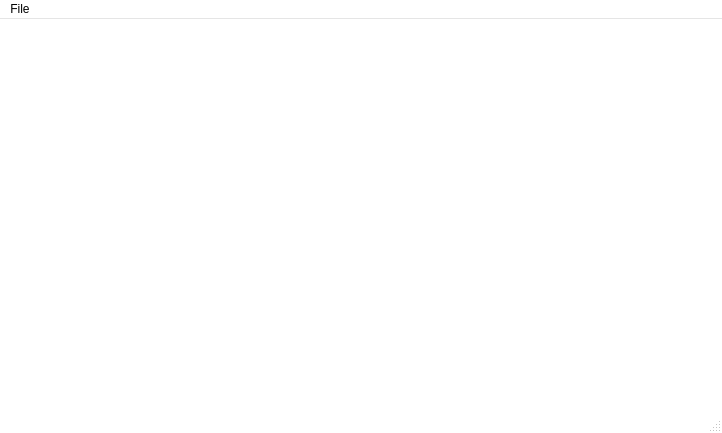
<?xml version="1.0" encoding="UTF-8"?>
<ui version="4.0">
 <class>MainWindow</class>
 <widget class="QMainWindow" name="MainWindow">
  <property name="geometry">
   <rect>
    <x>0</x>
    <y>0</y>
    <width>722</width>
    <height>433</height>
   </rect>
  </property>
  <property name="palette">
   <palette>
    <active>
     <colorrole role="WindowText">
      <brush brushstyle="SolidPattern">
       <color alpha="255">
        <red>0</red>
        <green>0</green>
        <blue>0</blue>
       </color>
      </brush>
     </colorrole>
     <colorrole role="Button">
      <brush brushstyle="SolidPattern">
       <color alpha="255">
        <red>255</red>
        <green>255</green>
        <blue>255</blue>
       </color>
      </brush>
     </colorrole>
     <colorrole role="Light">
      <brush brushstyle="SolidPattern">
       <color alpha="255">
        <red>255</red>
        <green>255</green>
        <blue>255</blue>
       </color>
      </brush>
     </colorrole>
     <colorrole role="Midlight">
      <brush brushstyle="SolidPattern">
       <color alpha="255">
        <red>255</red>
        <green>255</green>
        <blue>255</blue>
       </color>
      </brush>
     </colorrole>
     <colorrole role="Dark">
      <brush brushstyle="SolidPattern">
       <color alpha="255">
        <red>127</red>
        <green>127</green>
        <blue>127</blue>
       </color>
      </brush>
     </colorrole>
     <colorrole role="Mid">
      <brush brushstyle="SolidPattern">
       <color alpha="255">
        <red>170</red>
        <green>170</green>
        <blue>170</blue>
       </color>
      </brush>
     </colorrole>
     <colorrole role="Text">
      <brush brushstyle="SolidPattern">
       <color alpha="255">
        <red>0</red>
        <green>0</green>
        <blue>0</blue>
       </color>
      </brush>
     </colorrole>
     <colorrole role="BrightText">
      <brush brushstyle="SolidPattern">
       <color alpha="255">
        <red>255</red>
        <green>255</green>
        <blue>255</blue>
       </color>
      </brush>
     </colorrole>
     <colorrole role="ButtonText">
      <brush brushstyle="SolidPattern">
       <color alpha="255">
        <red>0</red>
        <green>0</green>
        <blue>0</blue>
       </color>
      </brush>
     </colorrole>
     <colorrole role="Base">
      <brush brushstyle="SolidPattern">
       <color alpha="255">
        <red>255</red>
        <green>255</green>
        <blue>255</blue>
       </color>
      </brush>
     </colorrole>
     <colorrole role="Window">
      <brush brushstyle="SolidPattern">
       <color alpha="255">
        <red>255</red>
        <green>255</green>
        <blue>255</blue>
       </color>
      </brush>
     </colorrole>
     <colorrole role="Shadow">
      <brush brushstyle="SolidPattern">
       <color alpha="255">
        <red>0</red>
        <green>0</green>
        <blue>0</blue>
       </color>
      </brush>
     </colorrole>
     <colorrole role="AlternateBase">
      <brush brushstyle="SolidPattern">
       <color alpha="255">
        <red>255</red>
        <green>255</green>
        <blue>255</blue>
       </color>
      </brush>
     </colorrole>
     <colorrole role="ToolTipBase">
      <brush brushstyle="SolidPattern">
       <color alpha="255">
        <red>255</red>
        <green>255</green>
        <blue>220</blue>
       </color>
      </brush>
     </colorrole>
     <colorrole role="ToolTipText">
      <brush brushstyle="SolidPattern">
       <color alpha="255">
        <red>0</red>
        <green>0</green>
        <blue>0</blue>
       </color>
      </brush>
     </colorrole>
    </active>
    <inactive>
     <colorrole role="WindowText">
      <brush brushstyle="SolidPattern">
       <color alpha="255">
        <red>0</red>
        <green>0</green>
        <blue>0</blue>
       </color>
      </brush>
     </colorrole>
     <colorrole role="Button">
      <brush brushstyle="SolidPattern">
       <color alpha="255">
        <red>255</red>
        <green>255</green>
        <blue>255</blue>
       </color>
      </brush>
     </colorrole>
     <colorrole role="Light">
      <brush brushstyle="SolidPattern">
       <color alpha="255">
        <red>255</red>
        <green>255</green>
        <blue>255</blue>
       </color>
      </brush>
     </colorrole>
     <colorrole role="Midlight">
      <brush brushstyle="SolidPattern">
       <color alpha="255">
        <red>255</red>
        <green>255</green>
        <blue>255</blue>
       </color>
      </brush>
     </colorrole>
     <colorrole role="Dark">
      <brush brushstyle="SolidPattern">
       <color alpha="255">
        <red>127</red>
        <green>127</green>
        <blue>127</blue>
       </color>
      </brush>
     </colorrole>
     <colorrole role="Mid">
      <brush brushstyle="SolidPattern">
       <color alpha="255">
        <red>170</red>
        <green>170</green>
        <blue>170</blue>
       </color>
      </brush>
     </colorrole>
     <colorrole role="Text">
      <brush brushstyle="SolidPattern">
       <color alpha="255">
        <red>0</red>
        <green>0</green>
        <blue>0</blue>
       </color>
      </brush>
     </colorrole>
     <colorrole role="BrightText">
      <brush brushstyle="SolidPattern">
       <color alpha="255">
        <red>255</red>
        <green>255</green>
        <blue>255</blue>
       </color>
      </brush>
     </colorrole>
     <colorrole role="ButtonText">
      <brush brushstyle="SolidPattern">
       <color alpha="255">
        <red>0</red>
        <green>0</green>
        <blue>0</blue>
       </color>
      </brush>
     </colorrole>
     <colorrole role="Base">
      <brush brushstyle="SolidPattern">
       <color alpha="255">
        <red>255</red>
        <green>255</green>
        <blue>255</blue>
       </color>
      </brush>
     </colorrole>
     <colorrole role="Window">
      <brush brushstyle="SolidPattern">
       <color alpha="255">
        <red>255</red>
        <green>255</green>
        <blue>255</blue>
       </color>
      </brush>
     </colorrole>
     <colorrole role="Shadow">
      <brush brushstyle="SolidPattern">
       <color alpha="255">
        <red>0</red>
        <green>0</green>
        <blue>0</blue>
       </color>
      </brush>
     </colorrole>
     <colorrole role="AlternateBase">
      <brush brushstyle="SolidPattern">
       <color alpha="255">
        <red>255</red>
        <green>255</green>
        <blue>255</blue>
       </color>
      </brush>
     </colorrole>
     <colorrole role="ToolTipBase">
      <brush brushstyle="SolidPattern">
       <color alpha="255">
        <red>255</red>
        <green>255</green>
        <blue>220</blue>
       </color>
      </brush>
     </colorrole>
     <colorrole role="ToolTipText">
      <brush brushstyle="SolidPattern">
       <color alpha="255">
        <red>0</red>
        <green>0</green>
        <blue>0</blue>
       </color>
      </brush>
     </colorrole>
    </inactive>
    <disabled>
     <colorrole role="WindowText">
      <brush brushstyle="SolidPattern">
       <color alpha="255">
        <red>127</red>
        <green>127</green>
        <blue>127</blue>
       </color>
      </brush>
     </colorrole>
     <colorrole role="Button">
      <brush brushstyle="SolidPattern">
       <color alpha="255">
        <red>255</red>
        <green>255</green>
        <blue>255</blue>
       </color>
      </brush>
     </colorrole>
     <colorrole role="Light">
      <brush brushstyle="SolidPattern">
       <color alpha="255">
        <red>255</red>
        <green>255</green>
        <blue>255</blue>
       </color>
      </brush>
     </colorrole>
     <colorrole role="Midlight">
      <brush brushstyle="SolidPattern">
       <color alpha="255">
        <red>255</red>
        <green>255</green>
        <blue>255</blue>
       </color>
      </brush>
     </colorrole>
     <colorrole role="Dark">
      <brush brushstyle="SolidPattern">
       <color alpha="255">
        <red>127</red>
        <green>127</green>
        <blue>127</blue>
       </color>
      </brush>
     </colorrole>
     <colorrole role="Mid">
      <brush brushstyle="SolidPattern">
       <color alpha="255">
        <red>170</red>
        <green>170</green>
        <blue>170</blue>
       </color>
      </brush>
     </colorrole>
     <colorrole role="Text">
      <brush brushstyle="SolidPattern">
       <color alpha="255">
        <red>127</red>
        <green>127</green>
        <blue>127</blue>
       </color>
      </brush>
     </colorrole>
     <colorrole role="BrightText">
      <brush brushstyle="SolidPattern">
       <color alpha="255">
        <red>255</red>
        <green>255</green>
        <blue>255</blue>
       </color>
      </brush>
     </colorrole>
     <colorrole role="ButtonText">
      <brush brushstyle="SolidPattern">
       <color alpha="255">
        <red>127</red>
        <green>127</green>
        <blue>127</blue>
       </color>
      </brush>
     </colorrole>
     <colorrole role="Base">
      <brush brushstyle="SolidPattern">
       <color alpha="255">
        <red>255</red>
        <green>255</green>
        <blue>255</blue>
       </color>
      </brush>
     </colorrole>
     <colorrole role="Window">
      <brush brushstyle="SolidPattern">
       <color alpha="255">
        <red>255</red>
        <green>255</green>
        <blue>255</blue>
       </color>
      </brush>
     </colorrole>
     <colorrole role="Shadow">
      <brush brushstyle="SolidPattern">
       <color alpha="255">
        <red>0</red>
        <green>0</green>
        <blue>0</blue>
       </color>
      </brush>
     </colorrole>
     <colorrole role="AlternateBase">
      <brush brushstyle="SolidPattern">
       <color alpha="255">
        <red>255</red>
        <green>255</green>
        <blue>255</blue>
       </color>
      </brush>
     </colorrole>
     <colorrole role="ToolTipBase">
      <brush brushstyle="SolidPattern">
       <color alpha="255">
        <red>255</red>
        <green>255</green>
        <blue>220</blue>
       </color>
      </brush>
     </colorrole>
     <colorrole role="ToolTipText">
      <brush brushstyle="SolidPattern">
       <color alpha="255">
        <red>0</red>
        <green>0</green>
        <blue>0</blue>
       </color>
      </brush>
     </colorrole>
    </disabled>
   </palette>
  </property>
  <property name="windowTitle">
   <string>Criteria3D</string>
  </property>
  <property name="animated">
   <bool>false</bool>
  </property>
  <widget class="QWidget" name="centralWidget"/>
  <widget class="QMenuBar" name="menuBar">
   <property name="geometry">
    <rect>
     <x>0</x>
     <y>0</y>
     <width>722</width>
     <height>21</height>
    </rect>
   </property>
   <widget class="QMenu" name="menuFile">
    <property name="title">
     <string>File</string>
    </property>
    <addaction name="actionLoad_Raster"/>
   </widget>
   <addaction name="menuFile"/>
  </widget>
  <widget class="QStatusBar" name="statusBar"/>
  <action name="actionLoad_Raster">
   <property name="text">
    <string>Load Raster</string>
   </property>
  </action>
 </widget>
 <layoutdefault spacing="6" margin="11"/>
 <resources/>
 <connections/>
</ui>
